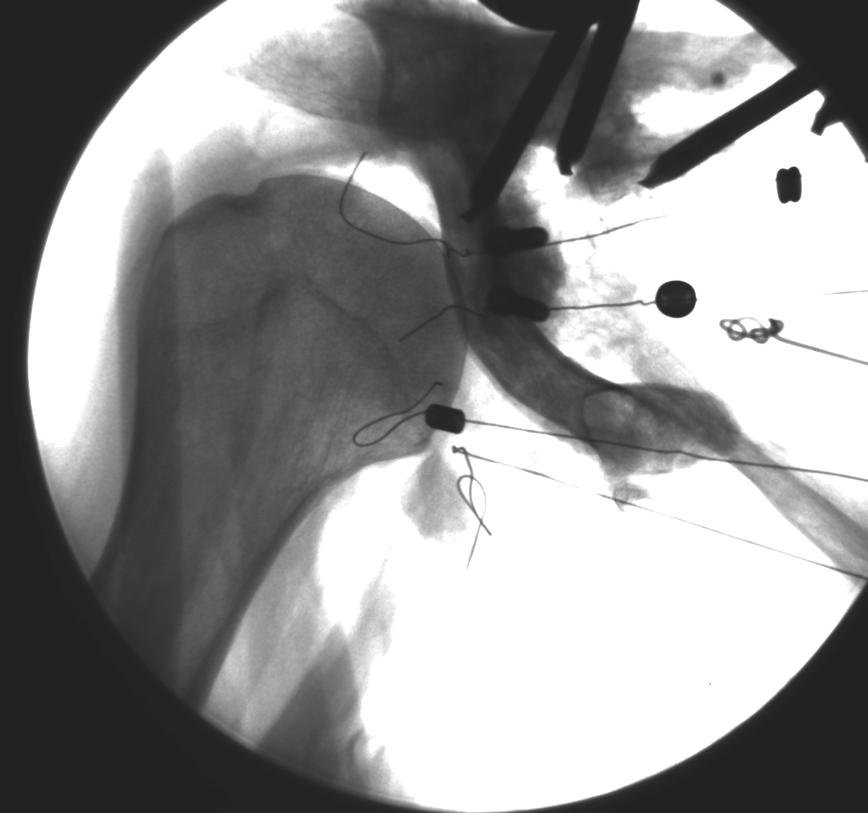
#> input picture Piloting/glenoidPlaneMatching/img1_SP_abd0_0N.tif, 868 x 813 px, shrunk from 1280 x 1200 before the run
$ python glenoidPlaneMatching.py
#> lines starting #> are read from the running program, lines starting #| are printed output that depends on the picture
# -*- coding: utf-8 -*-
"""
Created on Thu Jun 24 16:02:24 2021

@author:
    Aaron Fox
    Centre for Sport Research
    Deakin University
    aaron.f@deakin.edu.au

    Pilot script to test out whether we can use a single glenoid plane digitisation
    and map glenoid planes on other images based on digitised landmarks. The general
    premise is to identify the translation/rotation matrix that will align the points,
    and then apply that to the glenoid plane from the original image to map it on
    the new image.

"""

# %% Import packages

import numpy as np
from matplotlib import pyplot as plt
import pandas as pd
from skimage import io

# %% Define functions

def procrustes(X, Y, scaling = True, reflection = 'best'):
    """
    A port of MATLAB's `procrustes` function to Numpy.

    See: https://stackoverflow.com/questions/18925181/procrustes-analysis-with-numpy

    Procrustes analysis determines a linear transformation (translation,
    reflection, orthogonal rotation and scaling) of the points in Y to best
    conform them to the points in matrix X, using the sum of squared errors
    as the goodness of fit criterion.

        d, Z, [tform] = procrustes(X, Y)

    Inputs:
    ------------
    X, Y
        matrices of target and input coordinates. they must have equal
        numbers of  points (rows), but Y may have fewer dimensions
        (columns) than X.

    scaling
        if False, the scaling component of the transformation is forced
        to 1

    reflection
        if 'best' (default), the transformation solution may or may not
        include a reflection component, depending on which fits the data
        best. setting reflection to True or False forces a solution with
        reflection or no reflection respectively.

    Outputs
    ------------
    d
        the residual sum of squared errors, normalized according to a
        measure of the scale of X, ((X - X.mean(0))**2).sum()

    Z
        the matrix of transformed Y-values

    tform
        a dict specifying the rotation, translation and scaling that
        maps X --> Y

    """

    n,m = X.shape
    ny,my = Y.shape

    muX = X.mean(0)
    muY = Y.mean(0)

    X0 = X - muX
    Y0 = Y - muY

    ssX = (X0**2.).sum()
    ssY = (Y0**2.).sum()

    # centred Frobenius norm
    normX = np.sqrt(ssX)
    normY = np.sqrt(ssY)

    # scale to equal (unit) norm
    X0 /= normX
    Y0 /= normY

    if my < m:
        Y0 = np.concatenate((Y0, np.zeros(n, m-my)),0)

    # optimum rotation matrix of Y
    A = np.dot(X0.T, Y0)
    U,s,Vt = np.linalg.svd(A,full_matrices=False)
    V = Vt.T
    T = np.dot(V, U.T)

    if reflection != 'best':

        # does the current solution use a reflection?
        have_reflection = np.linalg.det(T) < 0

        # if that's not what was specified, force another reflection
        if reflection != have_reflection:
            V[:,-1] *= -1
            s[-1] *= -1
            T = np.dot(V, U.T)

    traceTA = s.sum()

    if scaling:

        # optimum scaling of Y
        b = traceTA * normX / normY

        # standarised distance between X and b*Y*T + c
        d = 1 - traceTA**2

        # transformed coords
        Z = normX*traceTA*np.dot(Y0, T) + muX

    else:
        b = 1
        d = 1 + ssY/ssX - 2 * traceTA * normY / normX
        Z = normY*np.dot(Y0, T) + muX

    # transformation matrix
    if my < m:
        T = T[:my,:]
    c = muX - b*np.dot(muY, T)

    #transformation values
    tform = {'rotation':T, 'scale':b, 'translation':c}

    return d, Z, tform

# [62 lines left out: function applyTransform, not called in this run]

# %% Scapular plane test

### TODO: Considerations for upper coordinate system of images?

#Load images
img1_SP = io.imread('img1_SP_abd0_0N.tif')
#> img1_SP is the input picture: shape (813, 868); min 34, max 255, mean 148.4
img2_SP = io.imread('img2_SP_abd60_0N.tif')
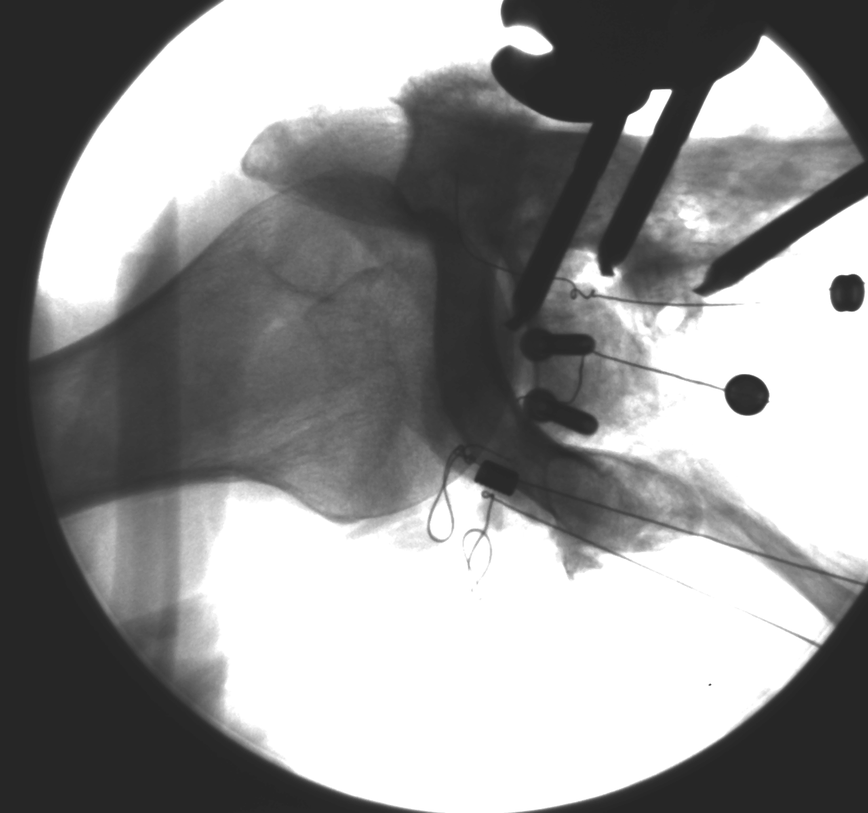
#> input picture Piloting/glenoidPlaneMatching/img2_SP_abd60_0N.tif, 868 x 813 px, shrunk from 1280 x 1200 before the run
#> img2_SP is the input picture: shape (813, 868); min 38, max 255, mean 146.1
img3_SP = io.imread('img3_SP_abd90_40N.tif')
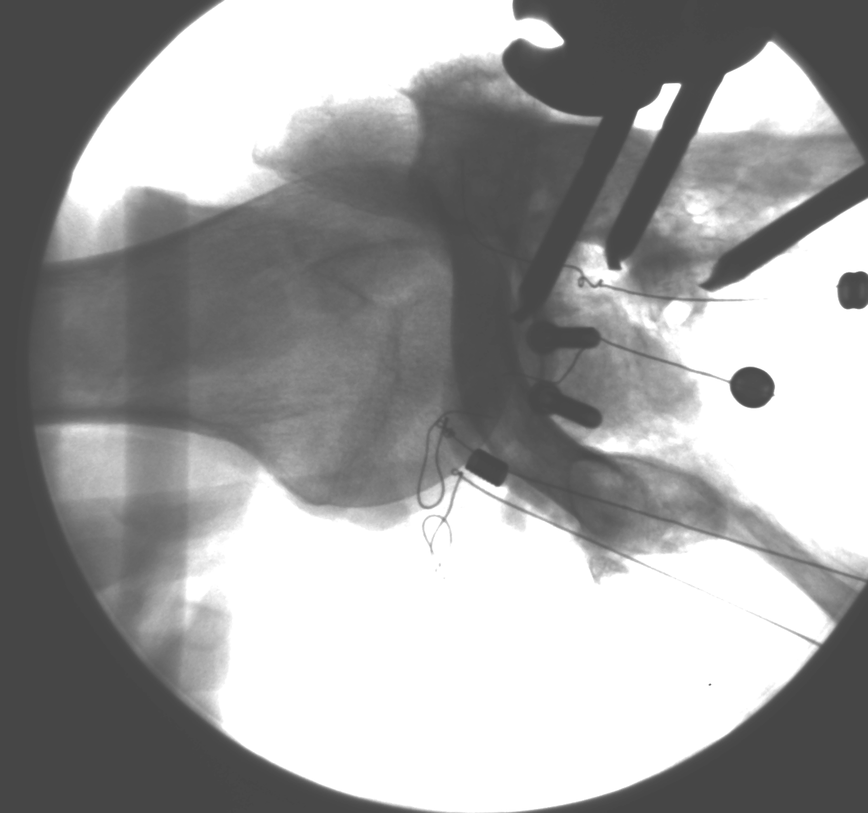
#> input picture Piloting/glenoidPlaneMatching/img3_SP_abd90_40N.tif, 868 x 813 px, shrunk from 1280 x 1200 before the run
#> img3_SP is the input picture: shape (813, 868); min 70, max 255, mean 159.5

#Visualise images
fig, ax = plt.subplots(ncols = 3, figsize = (12,4))
ax[0].imshow(img1_SP, cmap = 'gray', origin = 'upper')
ax[1].imshow(img2_SP, cmap = 'gray', origin = 'upper')
ax[2].imshow(img3_SP, cmap = 'gray', origin = 'upper')

#Import and visualise glenoid plane
gp = pd.read_csv('img1_SP_gp.csv')
#> (reads Piloting/glenoidPlaneMatching/img1_SP_gp.csv from the repository)
ax[0].scatter(gp['X'], gp['Y'], s = 10, c = 'yellow')
m,c = np.polyfit(gp['X'], gp['Y'], 1)
ax[0].plot(gp['X'], m * gp['X'] + c, c = 'yellow', lw = 1)

#Import and visualise points
#Image 1
img1_SP_pts = pd.read_csv('img1_SP_pts.csv')
#> (reads Piloting/glenoidPlaneMatching/img1_SP_pts.csv from the repository)
ax[0].scatter(img1_SP_pts['X'].to_numpy(), img1_SP_pts['Y'].to_numpy(),
              c = 'red', s = 10)
#Image 2
img2_SP_pts = pd.read_csv('img2_SP_pts.csv')
#> (reads Piloting/glenoidPlaneMatching/img2_SP_pts.csv from the repository)
ax[1].scatter(img2_SP_pts['X'].to_numpy(), img2_SP_pts['Y'].to_numpy(),
              c = 'green', s = 10)
#Image 3
img3_SP_pts = pd.read_csv('img3_SP_pts.csv')
#> (reads Piloting/glenoidPlaneMatching/img3_SP_pts.csv from the repository)
ax[2].scatter(img3_SP_pts['X'].to_numpy(), img3_SP_pts['Y'].to_numpy(),
              c = 'magenta', s = 10)

#Apply the procrustes algorithm to get the transforms and points for img2 and img3
#Image 2
X = np.transpose(np.array([img1_SP_pts['X'].to_numpy(),
                           img1_SP_pts['Y'].to_numpy()]))
Y = np.transpose(np.array([img2_SP_pts['X'].to_numpy(),
                           img2_SP_pts['Y'].to_numpy()]))
img2_resErr, img2_newPts, img2_tform = procrustes(X, Y, scaling = False)
#Plot new image 2 points on image 1 to look at error
ax[0].scatter(img2_newPts[:,0], img2_newPts[:,1], c = 'green', s = 5)
#Image 3
Y = np.transpose(np.array([img3_SP_pts['X'].to_numpy(),
                           img3_SP_pts['Y'].to_numpy()]))
img3_resErr, img3_newPts, img3_tform = procrustes(X, Y, scaling = False)
#Plot new image 2 points on image 1 to look at error
ax[0].scatter(img3_newPts[:,0], img3_newPts[:,1], c = 'magenta', s = 5)

#Apply the transform to the glenoid plane for each of the two images to get the
#new glenoid planes for image2 and image3
#Get gp points in array
gpPts = np.transpose(np.array([gp['X'], gp['Y']]))
#Image 2 transform
img2_gpPts = np.zeros(gpPts.shape)
for pp in range(gpPts.shape[0]):
    img2_gpPts[pp] = img2_tform['rotation'].dot(gpPts[pp]) - img2_tform['translation']
#Image 3 transform
img3_gpPts = np.zeros(gpPts.shape)
for pp in range(gpPts.shape[0]):
    img3_gpPts[pp] = img3_tform['rotation'].dot(gpPts[pp]) - img3_tform['translation']

#Visualise new gp points on images
#Image 2
ax[1].scatter(img2_gpPts[:,0], img2_gpPts[:,1], s = 10, c = 'yellow')
m,c = np.polyfit(img2_gpPts[:,0], img2_gpPts[:,1], 1)
ax[1].plot(img2_gpPts[:,0], m * img2_gpPts[:,0] + c, c = 'yellow', lw = 1)
#Image 3
ax[2].scatter(img3_gpPts[:,0], img3_gpPts[:,1], s = 10, c = 'yellow')
m,c = np.polyfit(img3_gpPts[:,0], img3_gpPts[:,1], 1)
ax[2].plot(img3_gpPts[:,0], m * img3_gpPts[:,0] + c, c = 'yellow', lw = 1)

#Add axes titles
ax[0].set_title('Digitised Glenoid Plane & Aligned Points',
                fontsize = 12, fontweight = 'bold', fontfamily = 'Arial')
ax[1].set_title('Digitised Points & Transformed Glenoid',
                fontsize = 12, fontweight = 'bold', fontfamily = 'Arial')
ax[2].set_title('Digitised Points & Transformed Glenoid',
                fontsize = 12, fontweight = 'bold', fontfamily = 'Arial')

#Turn off axes
ax[0].axis('off')
ax[1].axis('off')
ax[2].axis('off')

#Tight layout
plt.tight_layout()

#Save image
plt.savefig('estimatedTransformedGlenoidPlanes_Scapular.png',
            format = 'png', dpi = 300)
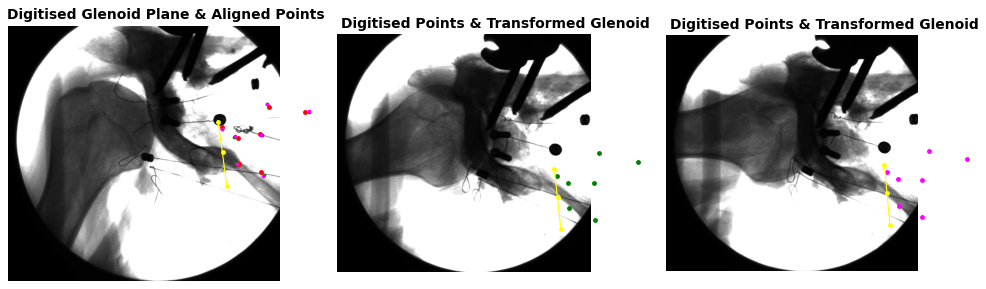
#> figure drawn by matplotlib, 3 panels

#Close figure
plt.close()

# %% Transverse plane test
